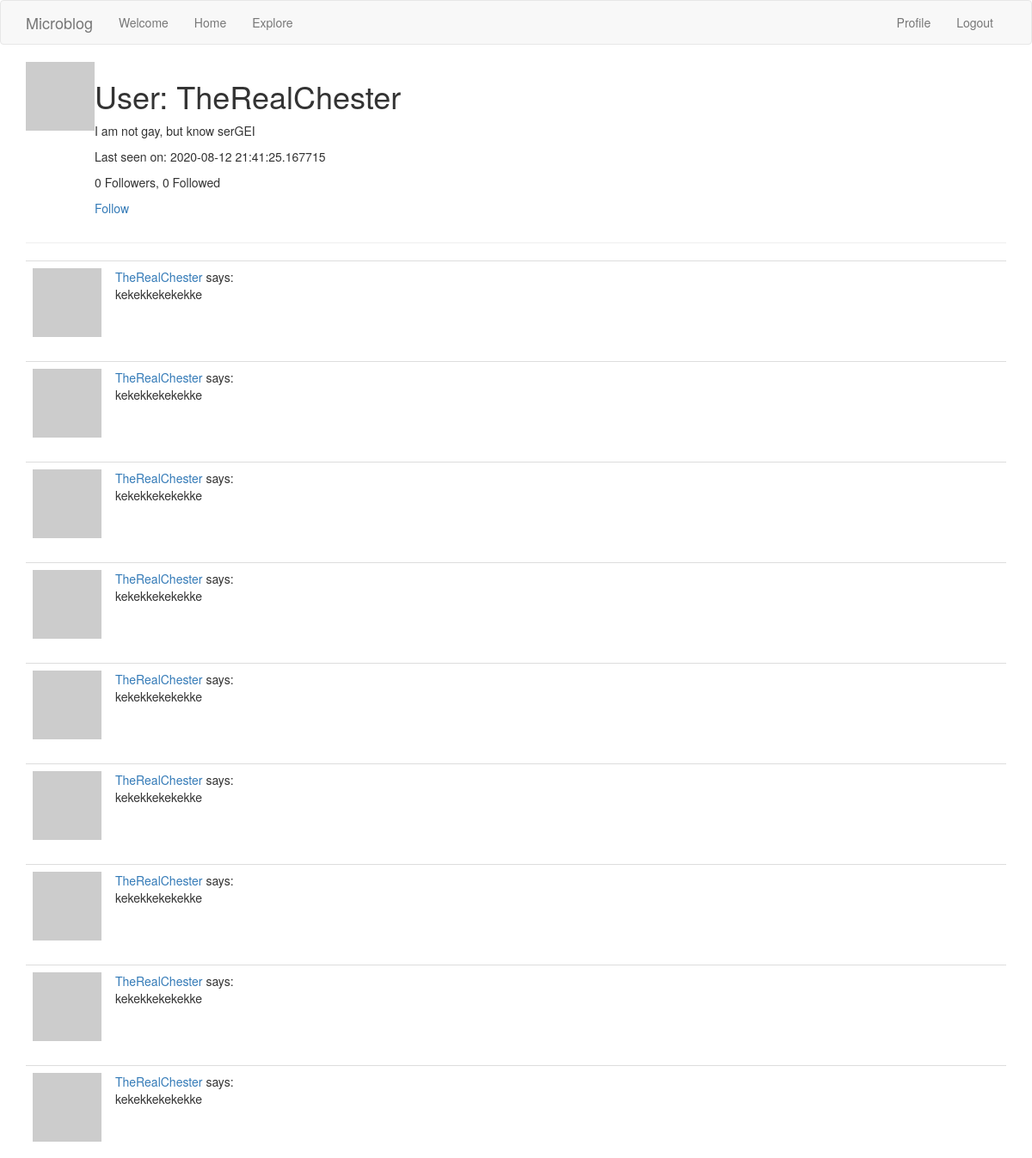
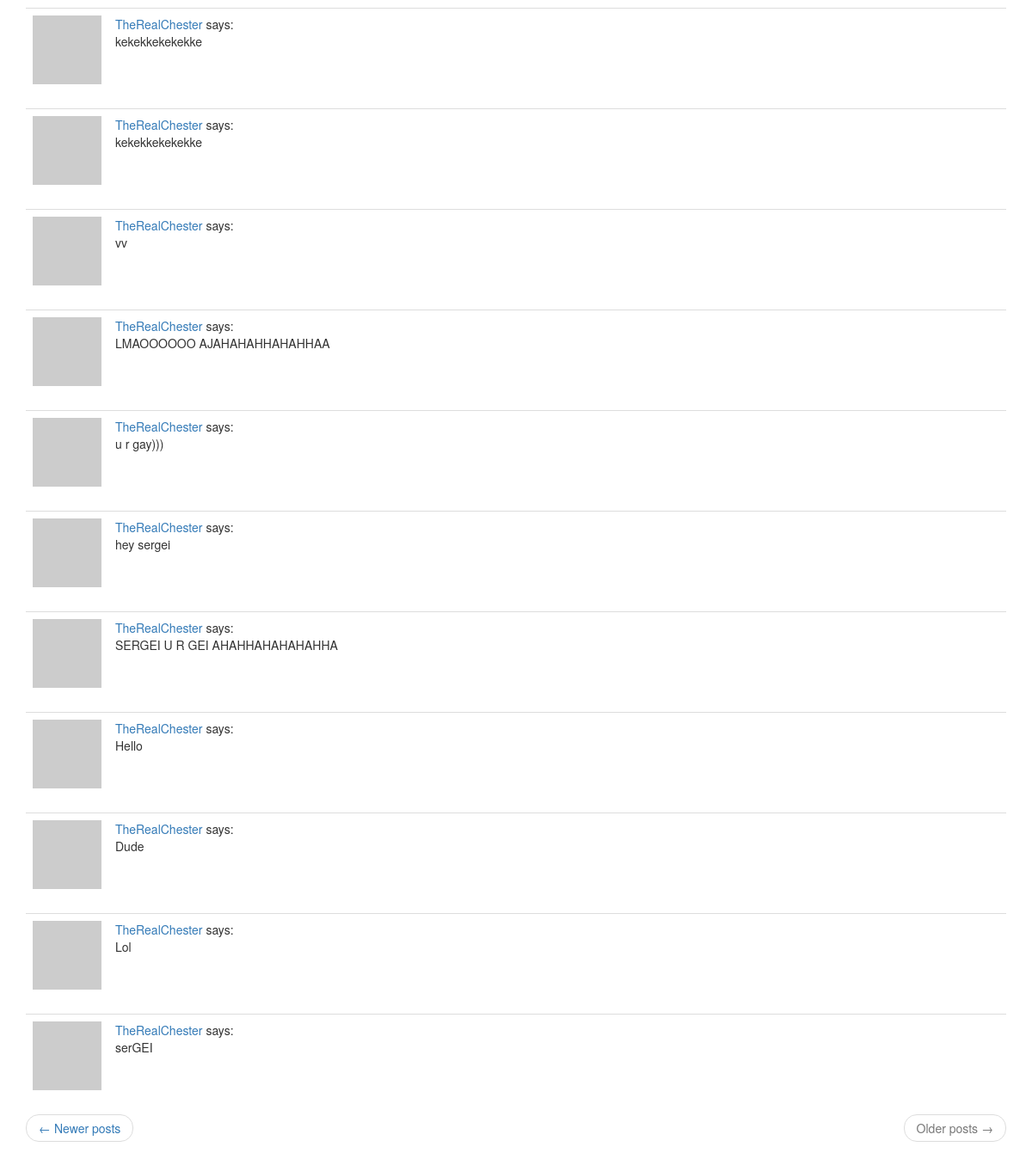
/user/TheRealChester?page=2 (signed in), run on the app's committed database (2 pictures, top to bottom).
### app/models.py (models this page shows, shortened)
class User(UserMixin, db.Model):
    id = db.Column(db.Integer, primary_key=True)
    username = db.Column(db.String(64), index=True, unique=True)
    email = db.Column(db.String(120), index=True, unique=True)
    password_hash = db.Column(db.String(128))
    posts = db.relationship("Post", backref="author", lazy="dynamic")
    about_me = db.Column(db.String(140))
    last_seen = db.Column(db.DateTime, default=datetime.utcnow)
    followed = db.relationship(
        "User", secondary=followers,
        primaryjoin=(followers.c.follower_id == id),
        secondaryjoin=(followers.c.followed_id == id),
        backref=db.backref("followers", lazy="dynamic"), lazy="dynamic"
    )
    def is_following(self, user):
        return self.followed.filter(followers.c.followed_id == user.id).count() > 0
    def avatar(self, size):
        digest = md5(self.email.lower().encode("utf-8")).hexdigest()
        return f"https://www.gravatar.com/avatar/{digest}?d=identicon&rating=g&s={size}"

class Post(db.Model):
    id = db.Column(db.Integer, primary_key=True)
    body = db.Column(db.String(140))
    timestamp = db.Column(db.DateTime, index=True, default=datetime.utcnow)
    user_id = db.Column(db.Integer, db.ForeignKey("user.id"))

### app/routes.py (the view)
@app.route("/user/<username>")
@login_required
def user(username):
    u = User.query.filter_by(username=username).first_or_404()
    page = request.args.get("page", 1, type=int)
    posts = u.posts.order_by(Post.timestamp.desc()).paginate(
        page, app.config["POSTS_PER_PAGE"], False)
    next_url = url_for("user", username=u.username, page=posts.next_num) \
        if posts.has_next else None
    prev_url = url_for("user", username=u.username, page=posts.prev_num) \
        if posts.has_prev else None
    return render_template("user.html",
        title="User Profile",
        user=u,
        posts=posts.items,
        next_url=next_url,
        prev_url=prev_url)

### app/models.py (called while the page is built)
@login.user_loader
def load_user(id):
    return User.query.get(int(id))

### app/routes.py (called while the page is built)
@app.before_request
def before_request():
    if current_user.is_authenticated:
        current_user.last_seen = datetime.utcnow()
        db.session.commit()

### app/templates/user.html
{% extends "base.html" %}
{% block app_content %}
<table>
    <tr valign="top">
        <td><img src="{{ user.avatar(128) }}"></td>
        <td>
            <h1>User: {{ user.username }}</h1>
            {% if user.about_me %}<p>{{ user.about_me }}</p>{% endif %}
            {% if user.last_seen %}<p>Last seen on: {{ user.last_seen }}</p>{% endif %}
            <p>{{ user.followers.count() }} Followers, {{ user.followed.count() }} Followed</p>
            {% if user == current_user %}
                <p><a href="{{ url_for('edit_profile') }}">Edit Your Profile</a></p>
            {% elif current_user.is_following(user) %}
                <p><a href="{{ url_for('unfollow', username=user.username) }}">Unfollow</a></p>
            {% else %}
                <p><a href="{{ url_for('follow', username=user.username) }}">Follow</a></p>
            {% endif %}
        </td>
    </tr>
</table>
<hr>
{% for post in posts %}
    {% include "include/_post.html" %}
{% endfor %}
{% include "include/_page_urls.html" %}
{% endblock %}

### app/templates/include/_post.html
<table class="table table-hover">
    <tr>
        <td width="70px">
            <a href="{{ url_for('user', username=post.author.username) }}">
                <img src="{{ post.author.avatar(32) }}" />
            </a>
        </td>
        <td>
            <a href="{{ url_for('user', username=post.author.username) }}">
                {{ post.author.username }}
            </a>
            says:
            <br>
            {{ post.body }}
        </td>
    </tr>
</table>

### data on the page
User: username "TheRealChester", about_me "I am not gay, but know serGEI", last_seen "2020-08-12 21:41:25.167715"
Post: author.username "TheRealChester", body "kekekkekekekke"
Post: author.username "TheRealChester", body "kekekkekekekke"
Post: author.username "TheRealChester", body "kekekkekekekke"
Post: author.username "TheRealChester", body "kekekkekekekke"
Post: author.username "TheRealChester", body "kekekkekekekke"
Post: author.username "TheRealChester", body "kekekkekekekke"
Post: author.username "TheRealChester", body "kekekkekekekke"
Post: author.username "TheRealChester", body "kekekkekekekke"
Post: author.username "TheRealChester", body "kekekkekekekke"
Post: author.username "TheRealChester", body "kekekkekekekke"
Post: author.username "TheRealChester", body "kekekkekekekke"
Post: author.username "TheRealChester", body "vv"
Post: author.username "TheRealChester", body "LMAOOOOOO AJAHAHAHHAHAHHAA"
Post: author.username "TheRealChester", body "u r gay)))"
Post: author.username "TheRealChester", body "hey sergei"
Post: author.username "TheRealChester", body "SERGEI U R GEI AHAHHAHAHAHAHHA"
Post: author.username "TheRealChester", body "Hello"
Post: author.username "TheRealChester", body "Dude"
Post: author.username "TheRealChester", body "Lol"
Post: author.username "TheRealChester", body "serGEI"

### other printed values
{{ user.followers.count() }} "0"
{{ user.followed.count() }} "0"
